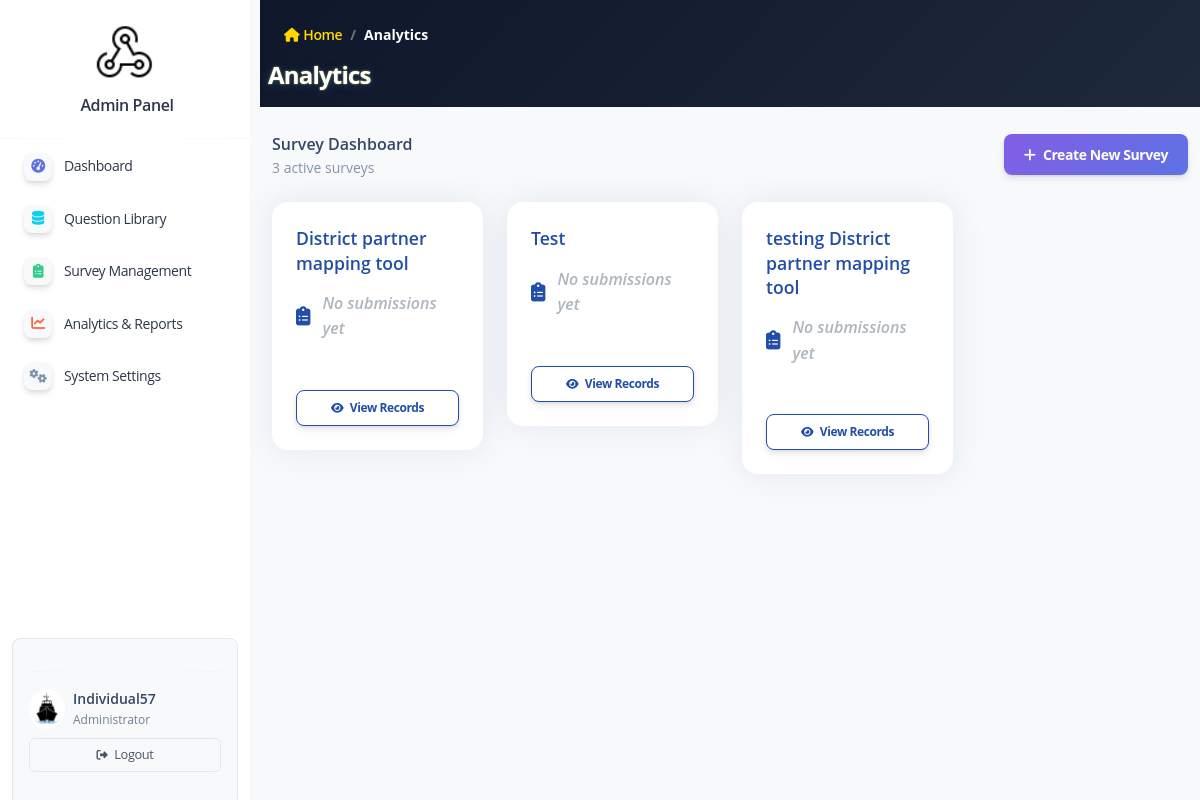
/fbs/admin/dashbard.php (signed in), run on the app's committed database.
### tables this page shows
CREATE TABLE `survey` (
  `id` int NOT NULL,
  `name` varchar(250) NOT NULL,
  `created` timestamp NULL DEFAULT CURRENT_TIMESTAMP,
  `updated` timestamp NULL DEFAULT CURRENT_TIMESTAMP ON UPDATE CURRENT_TIMESTAMP,
  `type` enum('local','dhis2') NOT NULL DEFAULT 'local',
  `start_date` date DEFAULT NULL,
  `end_date` date DEFAULT NULL,
  `is_active` tinyint(1) NOT NULL DEFAULT '0',
  `dhis2_instance` varchar(50) DEFAULT NULL,
  `program_dataset` varchar(50) DEFAULT NULL,
  `dhis2_tracked_entity_type_uid` varchar(11) DEFAULT NULL COMMENT 'Stores the DHIS2 Tracked Entity Type UID for tracker programs',
  `dhis2_program_uid` varchar(11) DEFAULT NULL,
  `tracked_entity_type` varchar(11) DEFAULT NULL,
  `program_type` enum('local','event','tracker','aggregate') DEFAULT 'local',
  `domain_type` varchar(100) DEFAULT NULL COMMENT 'DHIS2 domain type'
);

### fbs/admin/dashbard.php (the view, shortened to what this page needs)
<?php
require 'connect.php';
$stmt = $pdo->query("
    SELECT
        s.id,
        s.name,
        COUNT(sub.id) AS submission_count
    FROM
        survey s
    LEFT JOIN
        submission sub ON s.id = sub.survey_id
    GROUP BY
        s.id, s.name
    ORDER BY
        s.name ASC
");
$surveys = $stmt->fetchAll(PDO::FETCH_ASSOC);
?>
<!DOCTYPE html>
<html lang="en">
<head>
    <link href="argon-dashboard-master/assets/css/nucleo-icons.css" rel="stylesheet">
    <link href="argon-dashboard-master/assets/css/nucleo-svg.css" rel="stylesheet">
    <link href="https://cdnjs.cloudflare.com/ajax/libs/font-awesome/6.4.2/css/all.min.css" rel="stylesheet">
    <link href="argon-dashboard-master/assets/css/argon-dashboard.min.css" rel="stylesheet">
</head>
<body class="g-sidenav-show bg-gray-100">
    <?php include 'components/aside.php'; ?>
    <main class="main-content position-relative border-radius-lg">
         <div class="d-flex align-items-center flex-grow-1 py-3 px-2" style="background: linear-gradient(135deg, #0f172a 0%, #1e293b 100%);">
            <nav aria-label="breadcrumb" class="flex-grow-1">
                <ol class="breadcrumb mb-1 navbar-breadcrumb" style="background: transparent;">
                    <li class="breadcrumb-item">
                        <a href="main" class="breadcrumb-link" style="color: #ffd700; font-weight: 600;">
                            <i class="fas fa-home me-1" style="color: #ffd700;"></i>Home
                        </a>
                    </li>
                    <li class="breadcrumb-item active navbar-breadcrumb-active" aria-current="page" style="color: #fff; font-weight: 700;">
                        <?= htmlspecialchars($pageTitle ?? 'Analytics') ?>
                    </li>
                </ol>
                <h4 class="navbar-title mb-0 mt-1" style="color: #fff; text-shadow: 0 1px 8px #1e3c72, 0 0 2px #ffd700; font-weight: 700;">
                    <?= htmlspecialchars($pageTitle ?? 'Analytics') ?>
                </h4>
            </nav>
        </div>
        <div class="container-fluid py-4">
            <div class="row mb-4">
                <div class="col-12">
                    <div class="d-flex justify-content-between align-items-center">
                        <div>
                            <h6 class="mb-0">Survey Dashboard</h6>
                            <p class="text-sm text-secondary mb-0">
                                <?php echo count($surveys); ?> active surveys
                            </p>
                        </div>
                        <a href="survey.php" class="btn bg-gradient-primary mb-0">
                            <i class="fas fa-plus me-1"></i> Create New Survey
                        </a>
                    </div>
                </div>
            </div>
            <?php if (empty($surveys)): ?>
                <div class="card empty-state">
                    <div class="card-body">
                        <div class="empty-state-icon">
                            <i class="fas fa-clipboard-list"></i>
                        </div>
                        <h5 class="text-secondary">No surveys found</h5>
                        <p class="text-sm text-secondary mb-4">
                            Get started by creating your first survey
                        </p>
                        <a href="create_survey.php" class="btn bg-gradient-primary">
                            <i class="fas fa-plus me-1"></i> Create Survey
                        </a>
                    </div>
                </div>
            <?php else: ?>
                <div class="row">
                    <?php foreach ($surveys as $survey): ?>
                        <div class="col-xl-3 col-md-6 mb-4">
                            <div class="card survey-card">
                                <div class="card-body">
                                    <h5 class="survey-title"><?php echo htmlspecialchars($survey['name']); ?></h5>
                                    <div class="submission-count">
                                        <i class="fas fa-clipboard-list"></i>
                                        <span class="count">
                                            <?php if ($survey['submission_count'] > 0): ?>
                                                <?php echo $survey['submission_count']; ?> submission<?php echo $survey['submission_count'] != 1 ? 's' : ''; ?>
                                            <?php else: ?>
                                                <span class="no-submissions">No submissions yet</span>
                                            <?php endif; ?>
                                        </span>
                                    </div>
                                </div>
                                <div class="card-footer pt-0">
                                    <a href="records.php?survey_id=<?php echo $survey['id']; ?>"
                                       class="btn btn-sm bg-gradient-info mb-0 w-100">
                                        <i class="fas fa-eye me-1"></i> View Records
                                    </a>
                                </div>
                            </div>
                        </div>
                    <?php endforeach; ?>
                </div>
            <?php endif; ?>
        </div>
    </main>
</body>
</html>

### fbs/admin/dashbard.php (style rules this page uses)
.survey-card { transition: all 0.3s ease; border: none; box-shadow: 0 0 2rem 0 rgba(34, 78, 167, 0.10); }
.survey-card .card-body { padding: 1.5rem; }
.survey-title { font-size: 1.1rem; font-weight: 600; color: #224ea7; margin-bottom: 1rem; }
.submission-count { display: flex; align-items: center; margin-bottom: 1.5rem; }
.submission-count i { font-size: 1.2rem; margin-right: 0.75rem; color: #224ea7; }
.submission-count .count { font-weight: 600; color: #224ea7; }
.no-submissions { color: #adb5bd; font-style: italic; }
.card-footer { background-color: #224ea7; border-top: none; padding: 0.75rem 1.5rem 1.5rem; }
.card-footer .btn { background: #fff; color: #224ea7; border: 1px solid #224ea7; }

### fbs/admin/components/aside.php (style rules this page uses)
.main-content { margin-left: 260px; transition: margin-left 0.3s cubic-bezier(0.4, 0, 0.2, 1); }

### data on the page
survey: name "District partner mapping tool"
survey: name "Test"
survey: name "testing District partner mapping tool"

### other printed values
$item['title'] "Dashboard"
$item['title'] "Question Library"
$item['title'] "Survey Management"
$item['title'] "Analytics & Reports"
$item['title'] "System Settings"
$_SESSION['admin_username'] "Individual57"
$pageTitle "Analytics"
count($surveys) "3"
